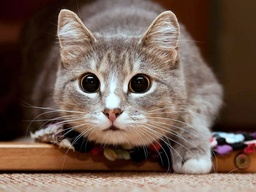
#> input picture images/cat1.jpg, 256 x 192 px, shrunk from 1600 x 1200 before the run
$ jupyter execute Lab_1.ipynb
#> lines starting #> are read from the running program, lines starting #| are printed output that depends on the picture; after the words box and inside, x2 and y2 are one past the last pixel; in counts of white or black regions, pixels touching at a corner belong together
# Лабораторная работа №1: Поэлементные преобразования изображений
## Вариант: №7

## Выполнил: Соколов Роман

## Группа: 6131-010402D

[cell 1]
import cv2
import matplotlib.pyplot as plt
import numpy as np
import seaborn as sns

[cell 2]
def from_rgb_to_bgr(arr):
    return cv2.cvtColor(arr, cv2.COLOR_RGB2BGR)

[cell 3]
def from_bgr_to_rgb(arr):
    return cv2.cvtColor(arr, cv2.COLOR_BGR2RGB)

# Гистограмма изображения

[cell 4]
def histog1(image1):
    image = image1.copy()
    hist_data = image.reshape((image.size, 1))
    f, ax = plt.subplots(figsize=(5, 5))
    hist_original = sns.histplot(hist_data, bins=256, ax=ax, legend=None)
    ax.set(xlim=(0,255))
    plt.show()

[cell 5]
def histog2(image1):
    image = image1.copy()
    hist_data = image.reshape((image.size, 1))
    f, ax = plt.subplots(figsize=(5, 5))
    hist_original = sns.histplot(hist_data, bins=256, ax=ax, legend=None)
    ax.set(xlim=(0,255))
    plt.show()
    plt.imshow(image, vmin=0, vmax=255)
    plt.show()

# 1. Считать цветное rgb изображение

[cell 6]
x = cv2.imread('images/cat1.jpg', cv2.IMREAD_COLOR)
#> x is the input picture: shape (192, 256, 3); mean B, G, R 80.9, 92, 112.3

[cell 7]
print("Исходное изображение")
histog2(from_bgr_to_rgb(x))
#> in histog2, `plt.show()`:
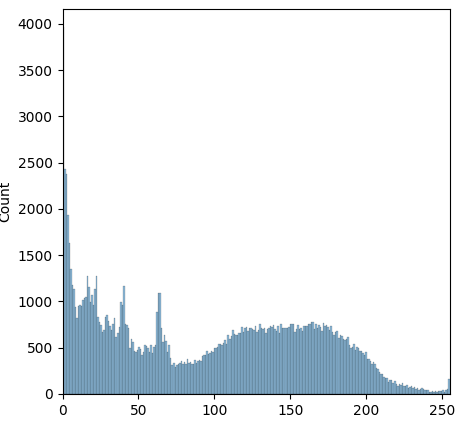
#> figure drawn by matplotlib, 1 panel; tallest bar 3962 high, from x = 0 to 0.996

# 2. Преобразовать изображение в градации серого

[cell 8]
#gray = 0.216 * r + 0.715 * g + 0.072 * b

[cell 9]
def monochrome2(arr1):
    arr = arr1.copy()
    for i in range(arr.shape[0]):
        for j in range(arr.shape[1]):
            arr[i, j] = np.array([np.mean(arr[i, j])])
    return arr

[cell 10]
print('Преобразованное изображение в градации серого')
x1 = monochrome2(x)
#> after the loop in monochrome2, `for i in range(arr.shape[0]):`:
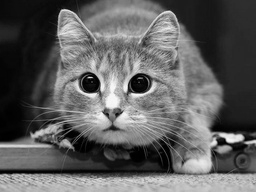
#> arr: shape (192, 256, 3); min 0, max 249, mean 94.8
histog2(x1)
#> in histog2 (call 2), `plt.show()`:
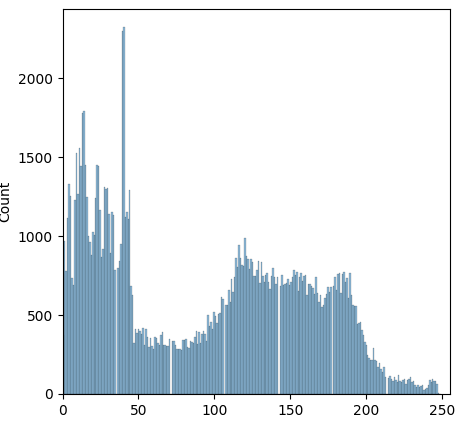
#> figure drawn by matplotlib, 1 panel; tallest bar 2322 high, from x = 39.88 to 40.85

# 3. Написать функцию реализации препарирования изображения

### представление «рабочего» интервала яркостей на однородном фоне: белом

[cell 11]
def func_prep(arr1):
    arr = arr1.copy()
    for i in range(arr.shape[0]):
        for j in range(arr.shape[1]):
            if arr[i][j][0] < 125:
                arr[i][j][0] = 255
                arr[i][j][1] = 255
                arr[i][j][2] = 255
            else:
                arr[i][j][0] = 0
                arr[i][j][1] = 0
                arr[i][j][2] = 0
    return arr

[cell 12]
def my_otsu(image, prepfun=func_prep):
    return prepfun(image)

# 4. По гистограмме изображения определить значение порога яркостей, обеспечивающего оптимальное разделение объекта и фона. Осуществить пороговую обработку входного изображения с найденным пороговым значением

[cell 13]
def porog(arr1, ths):
    arr = arr1.copy()
    return np.vectorize(lambda x: 255 if x > ths else 0)(arr)

[cell 14]
x2 = porog(x1, 125)
#> in porog, `return np.vectorize(lambda x: 255 if x > ths else 0)(arr)`:
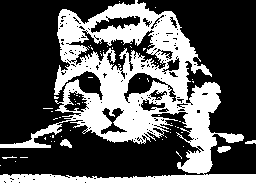
#> returned value: shape (192, 256, 3) int64; 37.7% white; 67 white regions (62 under 20 px), largest, box (x1, y1, x2, y2) and area: (0, 0, 256, 192) 18221, (217, 146, 231, 153) 68, (60, 139, 72, 148) 63, (245, 140, 256, 144) 33, (2, 156, 17, 159) 20

[cell 15]
print('Исходное изображение')
plt.imshow(x1)
histog1(x1)

[cell 16]
print("Изображение после пороговой обработки:")
plt.imshow(x2)
histog1(x2)
#> in histog1 (call 2), `plt.show()`:
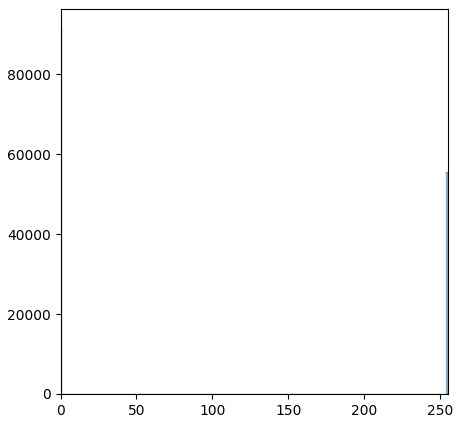
#> figure drawn by matplotlib, 1 panel; tallest bar 91800 high, from x = 0 to 0.996

## 5. Сделать пороговую обработку методом Otsu (Функция OpenCV)

[cell 17]
ret,x3 = cv2.threshold(x1,125,255,cv2.THRESH_BINARY)
ret

[cell 18]
print('Исходное изображение')
plt.imshow(x1)
histog1(x1)

[cell 19]
print('Изображение после пороговой обработки')
plt.imshow(x3)
histog1(x3)

## 6. Определить динамический диапазон входного изображения. Осуществить линейное контрастирование входного изображения в заданный динамический диапазон яркостей

[cell 20]
def linear_contrast(arr1):
    arr = arr1.copy()
    results = {
        "orig_img": arr,
        "res_img": None
    }

    x_min = arr.flatten().min()
    x_max = arr.flatten().max()

    y_min = 0
    y_max = 255

    a = (y_max - y_min) / (x_max - x_min)
    b = (y_min * x_max - y_max * x_min) / (x_max - x_min)

    result_image = (np.vectorize(lambda x: a * x + b)(arr)).astype(np.uint8)

    results["res_img"] = result_image
    return results

[cell 21]
x4 = linear_contrast(x1)
#> in linear_contrast, `x_min = arr.flatten().min()`: x_min = 0
#> in linear_contrast, `x_max = arr.flatten().max()`: x_max = 249
#> in linear_contrast, `a = (y_max - y_min) / (x_max - x_min)`: a = 1.02
#> in linear_contrast, `b = (y_min * x_max - y_max * x_min) / (x_max - x_min)`: b = 0
#> x4 = 2 items

# 7. Сделать эквализацию гистограммы изображения

[cell 22]
def hist3(img):
    hist,bins = np.histogram(img.flatten(),256,[0,256])
    cdf = hist.cumsum()
    cdf_normalized = cdf * float(hist.max()) / cdf.max()
    plt.plot(cdf_normalized, color = 'b')
    plt.hist(img.flatten(),256,[0,256], color = 'r')
    plt.xlim([0,256])
    plt.legend(('cdf','histogram'), loc = 'upper left')
    plt.show()

[cell 23]
def ecv(img):
    hist,bins = np.histogram(img.flatten(),256,[0,256])
    cdf = hist.cumsum()
    cdf_normalized = cdf * float(hist.max()) / cdf.max()
    cdf_m = np.ma.masked_equal(cdf,0)
    cdf_m = (cdf_m - cdf_m.min())*255/(cdf_m.max()-cdf_m.min())
    cdf = np.ma.filled(cdf_m,0).astype('uint8')
    img2 = cdf[img]
    return img2

[cell 24]
print('Исходное изображение')
ecv(x1)
#> in ecv, `hist,bins = np.histogram(img.flatten(),256,[0,256])`: hist = 256 values, max 2322 at index 40, min 0 at index 250, mean 576; bins = 257 values from 0 to 256
#> in ecv, `cdf = hist.cumsum()`: cdf = 256 values from 372 to 147456
#> in ecv, `cdf_normalized = cdf * float(hist.max()) / cdf.max()`: cdf_normalized = 256 values from 5.86 to 2322
#> in ecv, `cdf = np.ma.filled(cdf_m,0).astype('uint8')`: cdf = 256 values from 0 to 255
#> in ecv, `img2 = cdf[img]`:
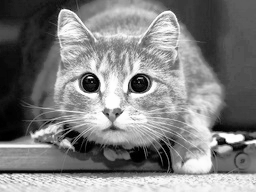
#> img2: shape (192, 256, 3); min 0, max 255, mean 127.4
plt.imshow(x1)

[cell 25]
x5 = ecv(x1)
hist3(x5)
#> in hist3, `hist,bins = np.histogram(img.flatten(),256,[0,256])`: hist = 256 values, max 2322 at index 83, min 0 at index 2, mean 576; bins = 257 values from 0 to 256
#> in hist3, `cdf = hist.cumsum()`: cdf = 256 values from 372 to 147456
#> in hist3, `cdf_normalized = cdf * float(hist.max()) / cdf.max()`: cdf_normalized = 256 values from 5.86 to 2322
#> in hist3, `plt.show()`:
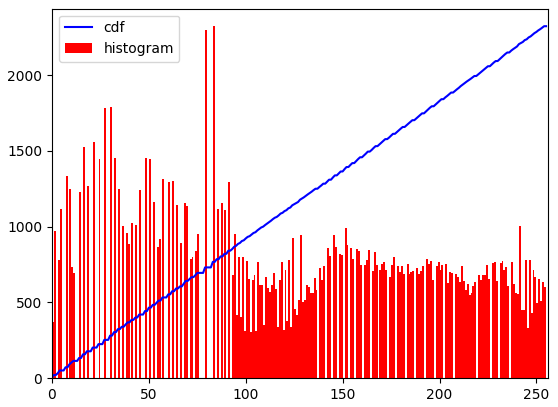
#> figure drawn by matplotlib, 1 panel; tallest bar 2322 high, from x = 83 to 84; curve peaks at x = 255, y = 2322
plt.imshow(x5)

# 8. Сделать эквализацию методом CLAHE (Функция OpenCV)

[cell 26]
image_bw = cv2.cvtColor(x1, cv2.COLOR_BGR2GRAY)
clahe = cv2.createCLAHE(clipLimit = 2)
x6 = clahe.apply(image_bw)
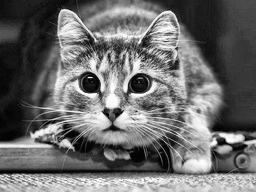
#> x6: shape (192, 256); min 1, max 255, mean 108.2

[cell 27]
print('Исходное изображение')
histog1(x1)
plt.imshow(from_bgr_to_rgb(x1))

[cell 28]
print('ИЗображение после эквализации')
histog1(x6)
#> in histog1 (call 6), `plt.show()`:
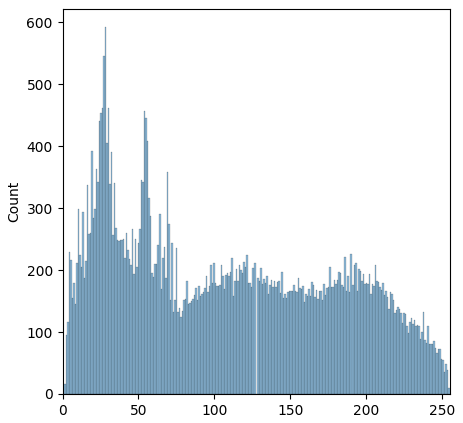
#> figure drawn by matplotlib, 1 panel; tallest bar 592 high, from x = 27.79 to 28.78
plt.imshow(from_bgr_to_rgb(x6))

# 9.  Осуществить препарирование изображения с заданной препарирующей функцией

[cell 29]
x9 = func_prep(x1)
#> after the loop in func_prep, `for i in range(arr.shape[0]):`:
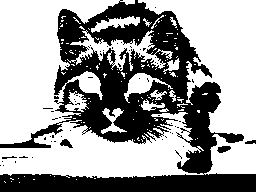
#> arr: shape (192, 256, 3); 61.7% white; 67 black regions (62 under 20 px), largest, box (x1, y1, x2, y2) and area: (0, 0, 256, 192) 18482, (217, 146, 231, 153) 69, (60, 139, 73, 148) 64, (245, 140, 256, 144) 33, (2, 156, 17, 159) 22

[cell 30]
print('Исходное изображение')
plt.imshow(x1)
histog1(x1)
print('Препарированое изображение')
plt.imshow(x9)
histog1(x9)
